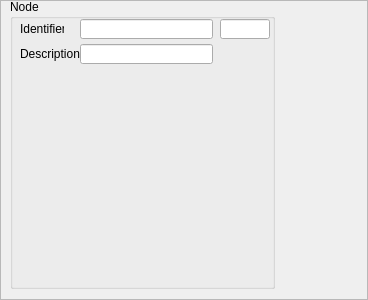
<?xml version="1.0" encoding="UTF-8"?>
<ui version="4.0">
 <class>NodeView</class>
 <widget class="QFrame" name="NodeView">
  <property name="geometry">
   <rect>
    <x>0</x>
    <y>0</y>
    <width>368</width>
    <height>300</height>
   </rect>
  </property>
  <property name="windowTitle">
   <string>Frame</string>
  </property>
  <property name="frameShape">
   <enum>QFrame::StyledPanel</enum>
  </property>
  <property name="frameShadow">
   <enum>QFrame::Raised</enum>
  </property>
  <widget class="QGroupBox" name="groupBox">
   <property name="geometry">
    <rect>
     <x>10</x>
     <y>-1</y>
     <width>265</width>
     <height>290</height>
    </rect>
   </property>
   <property name="title">
    <string>Node</string>
   </property>
   <property name="flat">
    <bool>false</bool>
   </property>
   <widget class="QLineEdit" name="numberText">
    <property name="geometry">
     <rect>
      <x>210</x>
      <y>20</y>
      <width>50</width>
      <height>20</height>
     </rect>
    </property>
    <property name="readOnly">
     <bool>true</bool>
    </property>
   </widget>
   <widget class="QLineEdit" name="descriptionText">
    <property name="geometry">
     <rect>
      <x>70</x>
      <y>45</y>
      <width>133</width>
      <height>20</height>
     </rect>
    </property>
    <property name="readOnly">
     <bool>false</bool>
    </property>
   </widget>
   <widget class="QLabel" name="label_2">
    <property name="geometry">
     <rect>
      <x>10</x>
      <y>45</y>
      <width>71</width>
      <height>20</height>
     </rect>
    </property>
    <property name="text">
     <string>Description</string>
    </property>
   </widget>
   <widget class="QLineEdit" name="identifierText">
    <property name="geometry">
     <rect>
      <x>70</x>
      <y>20</y>
      <width>133</width>
      <height>20</height>
     </rect>
    </property>
    <property name="readOnly">
     <bool>true</bool>
    </property>
   </widget>
   <widget class="QLabel" name="label">
    <property name="geometry">
     <rect>
      <x>10</x>
      <y>20</y>
      <width>44</width>
      <height>20</height>
     </rect>
    </property>
    <property name="text">
     <string>Identifier</string>
    </property>
   </widget>
  </widget>
 </widget>
 <layoutdefault spacing="6" margin="9"/>
 <resources/>
 <connections>
  <connection>
   <sender>descriptionText</sender>
   <signal>textChanged(QString)</signal>
   <receiver>NodeView</receiver>
   <slot>updateEntityDescription()</slot>
   <hints>
    <hint type="sourcelabel">
     <x>133</x>
     <y>45</y>
    </hint>
    <hint type="destinationlabel">
     <x>206</x>
     <y>149</y>
    </hint>
   </hints>
  </connection>
 </connections>
 <designerdata>
  <property name="gridDeltaX">
   <number>10</number>
  </property>
  <property name="gridDeltaY">
   <number>10</number>
  </property>
  <property name="gridSnapX">
   <bool>true</bool>
  </property>
  <property name="gridSnapY">
   <bool>true</bool>
  </property>
  <property name="gridVisible">
   <bool>true</bool>
  </property>
 </designerdata>
 <slots>
  <slot>updateEntityDescription()</slot>
 </slots>
</ui>
